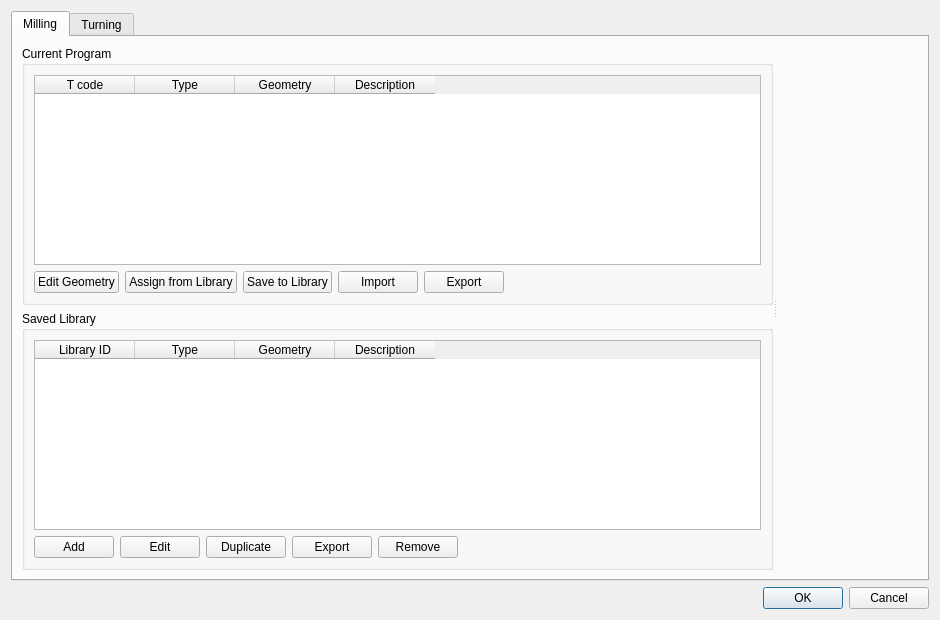
<?xml version="1.0" encoding="UTF-8"?>
<ui version="4.0">
 <class>ToolLibraryDialog</class>
 <widget class="QDialog" name="ToolLibraryDialog">
  <property name="geometry"><rect><x>0</x><y>0</y><width>940</width><height>620</height></rect></property>
  <property name="windowTitle"><string>Tool Library</string></property>
  <layout class="QVBoxLayout" name="verticalLayout">
   <item>
    <widget class="QTabWidget" name="tabs">
      <widget class="QWidget" name="millingTab">
       <attribute name="title"><string>Milling</string></attribute>
       <layout class="QHBoxLayout" name="millingTabLayout">
        <item>
         <widget class="QSplitter" name="millingSplitter">
          <property name="orientation"><enum>Qt::Orientation::Horizontal</enum></property>
          <property name="childrenCollapsible"><bool>true</bool></property>
          <widget class="QWidget" name="millingTablesWidget">
           <layout class="QVBoxLayout" name="millingTablesLayout">
            <item>
             <widget class="QGroupBox" name="millingProgramGroup">
              <property name="flat"><bool>true</bool></property>
              <property name="title"><string>Current Program</string></property>
              <layout class="QVBoxLayout" name="millingProgramLayout">
               <item><widget class="QTableWidget" name="millingProgramTable"><property name="selectionBehavior"><enum>QAbstractItemView::SelectionBehavior::SelectRows</enum></property><property name="selectionMode"><enum>QAbstractItemView::SelectionMode::SingleSelection</enum></property><property name="editTriggers"><set>QAbstractItemView::EditTrigger::NoEditTriggers</set></property><property name="columnCount"><number>4</number></property><column><property name="text"><string>T code</string></property></column><column><property name="text"><string>Type</string></property></column><column><property name="text"><string>Geometry</string></property></column><column><property name="text"><string>Description</string></property></column></widget></item>
               <item><layout class="QHBoxLayout" name="millingProgramButtonsLayout"><item><widget class="QPushButton" name="millingEditProgramButton"><property name="text"><string>Edit Geometry</string></property><property name="toolTip"><string>Edit Geometry</string></property><property name="icon"><iconset resource="../../../resources/files_res.qrc"><normaloff>:/resource/icons/edit.png</normaloff></iconset></property><property name="iconSize"><size><width>16</width><height>16</height></size></property></widget></item><item><widget class="QPushButton" name="millingAssignButton"><property name="text"><string>Assign from Library</string></property><property name="toolTip"><string>Assign from Library</string></property><property name="icon"><iconset resource="../../../resources/files_res.qrc"><normaloff>:/resource/icons/assign-from-library.png</normaloff></iconset></property><property name="iconSize"><size><width>16</width><height>16</height></size></property></widget></item><item><widget class="QPushButton" name="millingSaveButton"><property name="text"><string>Save to Library</string></property><property name="toolTip"><string>Save to Library</string></property><property name="icon"><iconset resource="../../../resources/files_res.qrc"><normaloff>:/resource/icons/save.png</normaloff></iconset></property><property name="iconSize"><size><width>16</width><height>16</height></size></property></widget></item><item><widget class="QPushButton" name="millingImportProgramButton"><property name="text"><string>Import</string></property><property name="toolTip"><string>Import current program tools (JSON)</string></property><property name="icon"><iconset resource="../../../resources/files_res.qrc"><normaloff>:/resource/icons/open.png</normaloff></iconset></property><property name="iconSize"><size><width>16</width><height>16</height></size></property></widget></item><item><widget class="QPushButton" name="millingExportProgramButton"><property name="text"><string>Export</string></property><property name="toolTip"><string>Export current program tools (JSON)</string></property><property name="icon"><iconset resource="../../../resources/files_res.qrc"><normaloff>:/resource/icons/export.png</normaloff></iconset></property><property name="iconSize"><size><width>16</width><height>16</height></size></property></widget></item><item><spacer name="millingProgramSpacer"><property name="orientation"><enum>Qt::Orientation::Horizontal</enum></property><property name="sizeHint" stdset="0"><size><width>40</width><height>20</height></size></property></spacer></item></layout></item>
              </layout>
             </widget>
            </item>
            <item>
             <widget class="QGroupBox" name="millingLibraryGroup">
              <property name="flat"><bool>true</bool></property>
              <property name="title"><string>Saved Library</string></property>
              <layout class="QVBoxLayout" name="millingLibraryLayout">
               <item><widget class="QTableWidget" name="millingLibraryTable"><property name="selectionBehavior"><enum>QAbstractItemView::SelectionBehavior::SelectRows</enum></property><property name="selectionMode"><enum>QAbstractItemView::SelectionMode::SingleSelection</enum></property><property name="editTriggers"><set>QAbstractItemView::EditTrigger::NoEditTriggers</set></property><property name="columnCount"><number>4</number></property><column><property name="text"><string>Library ID</string></property></column><column><property name="text"><string>Type</string></property></column><column><property name="text"><string>Geometry</string></property></column><column><property name="text"><string>Description</string></property></column></widget></item>
               <item><layout class="QHBoxLayout" name="millingLibraryButtonsLayout"><item><widget class="QPushButton" name="millingAddLibraryButton"><property name="text"><string>Add</string></property><property name="toolTip"><string>Add</string></property><property name="icon"><iconset resource="../../../resources/files_res.qrc"><normaloff>:/resource/icons/add.png</normaloff></iconset></property><property name="iconSize"><size><width>16</width><height>16</height></size></property></widget></item><item><widget class="QPushButton" name="millingEditLibraryButton"><property name="text"><string>Edit</string></property><property name="toolTip"><string>Edit</string></property><property name="icon"><iconset resource="../../../resources/files_res.qrc"><normaloff>:/resource/icons/edit.png</normaloff></iconset></property><property name="iconSize"><size><width>16</width><height>16</height></size></property></widget></item><item><widget class="QPushButton" name="millingDuplicateLibraryButton"><property name="text"><string>Duplicate</string></property><property name="toolTip"><string>Duplicate</string></property><property name="icon"><iconset resource="../../../resources/files_res.qrc"><normaloff>:/resource/icons/copy.png</normaloff></iconset></property><property name="iconSize"><size><width>16</width><height>16</height></size></property></widget></item><item><widget class="QPushButton" name="millingExportLibraryButton"><property name="text"><string>Export</string></property><property name="toolTip"><string>Export</string></property><property name="icon"><iconset resource="../../../resources/files_res.qrc"><normaloff>:/resource/icons/export.png</normaloff></iconset></property><property name="iconSize"><size><width>16</width><height>16</height></size></property></widget></item><item><widget class="QPushButton" name="millingRemoveLibraryButton"><property name="text"><string>Remove</string></property><property name="toolTip"><string>Remove</string></property><property name="icon"><iconset resource="../../../resources/files_res.qrc"><normaloff>:/resource/icons/trash.png</normaloff></iconset></property><property name="iconSize"><size><width>16</width><height>16</height></size></property></widget></item><item><spacer name="millingLibrarySpacer"><property name="orientation"><enum>Qt::Orientation::Horizontal</enum></property><property name="sizeHint" stdset="0"><size><width>40</width><height>20</height></size></property></spacer></item></layout></item>
              </layout>
             </widget>
            </item>
           </layout>
          </widget>
          <widget class="ToolLibraryPreviewPane" name="millingPreviewPane"/>
         </widget>
        </item>
       </layout>
      </widget>
      <widget class="QWidget" name="turningTab">
       <attribute name="title"><string>Turning</string></attribute>
       <layout class="QHBoxLayout" name="turningTabLayout">
        <item>
         <widget class="QSplitter" name="turningSplitter">
          <property name="orientation"><enum>Qt::Orientation::Horizontal</enum></property>
          <property name="childrenCollapsible"><bool>true</bool></property>
          <widget class="QWidget" name="turningTablesWidget">
           <layout class="QVBoxLayout" name="turningTablesLayout">
            <item>
             <widget class="QGroupBox" name="turningProgramGroup">
              <property name="flat"><bool>true</bool></property>
              <property name="title"><string>Current Program</string></property>
              <layout class="QVBoxLayout" name="turningProgramLayout">
               <item><widget class="QTableWidget" name="turningProgramTable"><property name="selectionBehavior"><enum>QAbstractItemView::SelectionBehavior::SelectRows</enum></property><property name="selectionMode"><enum>QAbstractItemView::SelectionMode::SingleSelection</enum></property><property name="editTriggers"><set>QAbstractItemView::EditTrigger::NoEditTriggers</set></property><property name="columnCount"><number>4</number></property><column><property name="text"><string>T code</string></property></column><column><property name="text"><string>Type</string></property></column><column><property name="text"><string>Geometry</string></property></column><column><property name="text"><string>Description</string></property></column></widget></item>
               <item><layout class="QHBoxLayout" name="turningProgramButtonsLayout"><item><widget class="QPushButton" name="turningEditProgramButton"><property name="text"><string>Edit Geometry</string></property><property name="toolTip"><string>Edit Geometry</string></property><property name="icon"><iconset resource="../../../resources/files_res.qrc"><normaloff>:/resource/icons/edit.png</normaloff></iconset></property><property name="iconSize"><size><width>16</width><height>16</height></size></property></widget></item><item><widget class="QPushButton" name="turningAssignButton"><property name="text"><string>Assign from Library</string></property><property name="toolTip"><string>Assign from Library</string></property><property name="icon"><iconset resource="../../../resources/files_res.qrc"><normaloff>:/resource/icons/assign-from-library.png</normaloff></iconset></property><property name="iconSize"><size><width>16</width><height>16</height></size></property></widget></item><item><widget class="QPushButton" name="turningSaveButton"><property name="text"><string>Save to Library</string></property><property name="toolTip"><string>Save to Library</string></property><property name="icon"><iconset resource="../../../resources/files_res.qrc"><normaloff>:/resource/icons/save.png</normaloff></iconset></property><property name="iconSize"><size><width>16</width><height>16</height></size></property></widget></item><item><widget class="QPushButton" name="turningImportProgramButton"><property name="text"><string>Import</string></property><property name="toolTip"><string>Import current program tools (JSON)</string></property><property name="icon"><iconset resource="../../../resources/files_res.qrc"><normaloff>:/resource/icons/open.png</normaloff></iconset></property><property name="iconSize"><size><width>16</width><height>16</height></size></property></widget></item><item><widget class="QPushButton" name="turningExportProgramButton"><property name="text"><string>Export</string></property><property name="toolTip"><string>Export current program tools (JSON)</string></property><property name="icon"><iconset resource="../../../resources/files_res.qrc"><normaloff>:/resource/icons/export.png</normaloff></iconset></property><property name="iconSize"><size><width>16</width><height>16</height></size></property></widget></item><item><spacer name="turningProgramSpacer"><property name="orientation"><enum>Qt::Orientation::Horizontal</enum></property><property name="sizeHint" stdset="0"><size><width>40</width><height>20</height></size></property></spacer></item></layout></item>
              </layout>
             </widget>
            </item>
            <item>
             <widget class="QGroupBox" name="turningLibraryGroup">
              <property name="flat"><bool>true</bool></property>
              <property name="title"><string>Saved Library</string></property>
              <layout class="QVBoxLayout" name="turningLibraryLayout">
               <item><widget class="QTableWidget" name="turningLibraryTable"><property name="selectionBehavior"><enum>QAbstractItemView::SelectionBehavior::SelectRows</enum></property><property name="selectionMode"><enum>QAbstractItemView::SelectionMode::SingleSelection</enum></property><property name="editTriggers"><set>QAbstractItemView::EditTrigger::NoEditTriggers</set></property><property name="columnCount"><number>4</number></property><column><property name="text"><string>Library ID</string></property></column><column><property name="text"><string>Type</string></property></column><column><property name="text"><string>Geometry</string></property></column><column><property name="text"><string>Description</string></property></column></widget></item>
               <item><layout class="QHBoxLayout" name="turningLibraryButtonsLayout"><item><widget class="QPushButton" name="turningAddLibraryButton"><property name="text"><string>Add</string></property><property name="toolTip"><string>Add</string></property><property name="icon"><iconset resource="../../../resources/files_res.qrc"><normaloff>:/resource/icons/add.png</normaloff></iconset></property><property name="iconSize"><size><width>16</width><height>16</height></size></property></widget></item><item><widget class="QPushButton" name="turningEditLibraryButton"><property name="text"><string>Edit</string></property><property name="toolTip"><string>Edit</string></property><property name="icon"><iconset resource="../../../resources/files_res.qrc"><normaloff>:/resource/icons/edit.png</normaloff></iconset></property><property name="iconSize"><size><width>16</width><height>16</height></size></property></widget></item><item><widget class="QPushButton" name="turningDuplicateLibraryButton"><property name="text"><string>Duplicate</string></property><property name="toolTip"><string>Duplicate</string></property><property name="icon"><iconset resource="../../../resources/files_res.qrc"><normaloff>:/resource/icons/copy.png</normaloff></iconset></property><property name="iconSize"><size><width>16</width><height>16</height></size></property></widget></item><item><widget class="QPushButton" name="turningExportLibraryButton"><property name="text"><string>Export</string></property><property name="toolTip"><string>Export</string></property><property name="icon"><iconset resource="../../../resources/files_res.qrc"><normaloff>:/resource/icons/export.png</normaloff></iconset></property><property name="iconSize"><size><width>16</width><height>16</height></size></property></widget></item><item><widget class="QPushButton" name="turningRemoveLibraryButton"><property name="text"><string>Remove</string></property><property name="toolTip"><string>Remove</string></property><property name="icon"><iconset resource="../../../resources/files_res.qrc"><normaloff>:/resource/icons/trash.png</normaloff></iconset></property><property name="iconSize"><size><width>16</width><height>16</height></size></property></widget></item><item><spacer name="turningLibrarySpacer"><property name="orientation"><enum>Qt::Orientation::Horizontal</enum></property><property name="sizeHint" stdset="0"><size><width>40</width><height>20</height></size></property></spacer></item></layout></item>
              </layout>
             </widget>
            </item>
           </layout>
          </widget>
          <widget class="ToolLibraryPreviewPane" name="turningPreviewPane"/>
         </widget>
        </item>
       </layout>
      </widget>
    </widget>
   </item>
   <item><widget class="QDialogButtonBox" name="buttonBox"><property name="standardButtons"><set>QDialogButtonBox::StandardButton::Cancel|QDialogButtonBox::StandardButton::Ok</set></property></widget></item>
  </layout>
 </widget>
 <customwidgets><customwidget><class>ToolLibraryPreviewPane</class><extends>QWidget</extends><header>app.ui.plot.tool_library_preview</header><container>1</container></customwidget></customwidgets>
 <resources><include location="../../../resources/files_res.qrc"/></resources>
 <connections/>
</ui>
